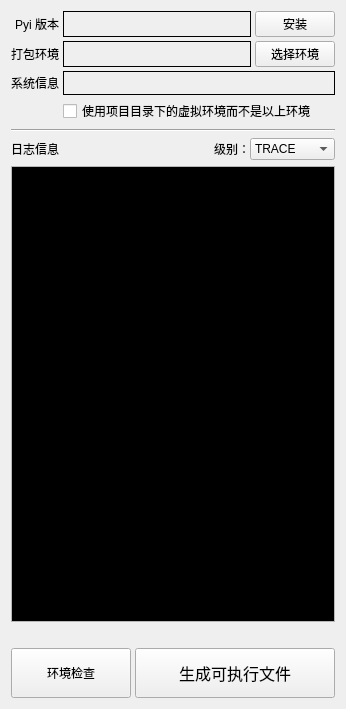
      <widget class="QWidget" name="layoutWidget">
       <layout class="QVBoxLayout" name="verticalLayout_6">
        <item>
         <layout class="QGridLayout" name="gridLayout_2">
          <property name="spacing">
           <number>4</number>
          </property>
          <item row="0" column="0">
           <widget class="QLabel" name="label_16">
            <property name="toolTip">
             <string>所选PYTHON环境下的 Pyinstaller 的版本信息。</string>
            </property>
            <property name="text">
             <string>Pyi 版本</string>
            </property>
            <property name="alignment">
             <set>Qt::AlignRight|Qt::AlignTrailing|Qt::AlignVCenter</set>
            </property>
           </widget>
          </item>
          <item row="0" column="1">
           <layout class="QHBoxLayout" name="horizontalLayout_2" stretch="9,0">
            <item>
             <widget class="QLabel" name="lb_pyi_info">
              <property name="toolTip">
               <string>所选PYTHON环境下的 Pyinstaller 的版本信息。</string>
              </property>
              <property name="frameShape">
               <enum>QFrame::Box</enum>
              </property>
             </widget>
            </item>
            <item>
             <widget class="QPushButton" name="pb_reinstall_pyi">
              <property name="toolTip">
               <string>在当前选择的PYTHON环境中安装或重新安装 Pyinstaller 。</string>
              </property>
              <property name="text">
               <string>安装</string>
              </property>
             </widget>
            </item>
           </layout>
          </item>
          <item row="1" column="0">
           <widget class="QLabel" name="label_6">
            <property name="toolTip">
             <string>选择在不同PYTHON环境中将程序打包成可执行文件。
如果可选条目为空，需要先在&quot;包管理器&quot;中添加本机PYTHON环境。
选择不同PYTHON环境时，在该环境中也应安装运行项目所需的所有模块。</string>
            </property>
            <property name="text">
             <string>打包环境</string>
            </property>
            <property name="alignment">
             <set>Qt::AlignRight|Qt::AlignTrailing|Qt::AlignVCenter</set>
            </property>
           </widget>
          </item>
          <item row="1" column="1">
           <layout class="QHBoxLayout" name="horizontalLayout" stretch="9,0">
            <item>
             <widget class="QLabel" name="lb_py_info">
              <property name="toolTip">
               <string>当前选择的PYTHON环境的版本信息。
选择不同 Python 环境时，在该环境中也应安装运行项目所需的所有模块。</string>
              </property>
              <property name="frameShape">
               <enum>QFrame::Box</enum>
              </property>
             </widget>
            </item>
            <item>
             <widget class="QPushButton" name="pb_select_py_env">
              <property name="toolTip">
               <string>选择在不同PYTHON环境中将程序打包成可执行文件。
如果可选条目为空，需要先在&quot;包管理器&quot;中添加本机PYTHON环境。
选择不同PYTHON环境时，在该环境中也应安装运行项目所需的所有模块。</string>
              </property>
              <property name="text">
               <string>选择环境</string>
              </property>
             </widget>
            </item>
           </layout>
          </item>
          <item row="2" column="0">
           <widget class="QLabel" name="label_15">
            <property name="toolTip">
             <string>操作系统的版本信息。</string>
            </property>
            <property name="text">
             <string>系统信息</string>
            </property>
            <property name="alignment">
             <set>Qt::AlignRight|Qt::AlignTrailing|Qt::AlignVCenter</set>
            </property>
           </widget>
          </item>
          <item row="2" column="1">
           <widget class="QLabel" name="lb_platform_info">
            <property name="minimumSize">
             <size>
              <width>0</width>
              <height>24</height>
             </size>
            </property>
            <property name="toolTip">
             <string>操作系统的版本信息。</string>
            </property>
            <property name="frameShape">
             <enum>QFrame::Box</enum>
            </property>
           </widget>
          </item>
          <item row="3" column="1">
           <widget class="QCheckBox" name="cb_prioritize_venv">
            <property name="text">
             <string>使用项目目录下的虚拟环境而不是以上环境</string>
            </property>
           </widget>
          </item>
         </layout>
        </item>
        <item>
         <widget class="Line" name="line_5">
          <property name="orientation">
           <enum>Qt::Horizontal</enum>
          </property>
         </widget>
        </item>
        <item>
         <layout class="QVBoxLayout" name="verticalLayout_16">
          <item>
           <layout class="QHBoxLayout" name="horizontalLayout_17" stretch="9,0">
            <item>
             <widget class="QLabel" name="label_5">
              <property name="toolTip">
               <string>打包时输出的流程信息，包含一些用于分析打包问题的信息。</string>
              </property>
              <property name="text">
               <string>日志信息</string>
              </property>
             </widget>
            </item>
            <item>
             <layout class="QHBoxLayout" name="horizontalLayout_8">
              <property name="spacing">
               <number>0</number>
              </property>
              <item>
               <widget class="QLabel" name="label_18">
                <property name="toolTip">
                 <string>打包程序时输出的流程信息的详细程度，越靠前越详细，默认INFO。</string>
                </property>
                <property name="text">
                 <string>级别：</string>
                </property>
               </widget>
              </item>
              <item>
               <widget class="QComboBox" name="cb_log_level">
                <property name="toolTip">
                 <string>打包程序时输出的流程信息的详细程度，越靠前越详细，默认INFO。</string>
                </property>
                <item>
                 <property name="text">
                  <string>TRACE</string>
                 </property>
                </item>
                <item>
                 <property name="text">
                  <string>DEBUG</string>
                 </property>
                </item>
                <item>
                 <property name="text">
                  <string>INFO</string>
                 </property>
                </item>
                <item>
                 <property name="text">
                  <string>WARN</string>
                 </property>
                </item>
                <item>
                 <property name="text">
                  <string>ERROR</string>
                 </property>
                </item>
                <item>
                 <property name="text">
                  <string>CRITICAL</string>
                 </property>
                </item>
               </widget>
              </item>
             </layout>
            </item>
           </layout>
          </item>
          <item>
           <widget class="QTextEdit" name="te_pyi_out_stream">
            <property name="minimumSize">
             <size>
              <width>0</width>
              <height>456</height>
             </size>
            </property>
            <property name="palette">
             <palette>
              <active>
               <colorrole role="Text">
                <brush brushstyle="SolidPattern">
                 <color alpha="255">
                  <red>255</red>
                  <green>255</green>
                  <blue>255</blue>
                 </color>
                </brush>
               </colorrole>
               <colorrole role="Base">
                <brush brushstyle="SolidPattern">
                 <color alpha="255">
                  <red>0</red>
                  <green>0</green>
                  <blue>0</blue>
                 </color>
                </brush>
               </colorrole>
               <colorrole role="PlaceholderText">
                <brush brushstyle="SolidPattern">
                 <color alpha="128">
                  <red>255</red>
                  <green>255</green>
                  <blue>255</blue>
                 </color>
                </brush>
               </colorrole>
              </active>
              <inactive>
               <colorrole role="Text">
                <brush brushstyle="SolidPattern">
                 <color alpha="255">
                  <red>255</red>
                  <green>255</green>
                  <blue>255</blue>
                 </color>
                </brush>
               </colorrole>
               <colorrole role="Base">
                <brush brushstyle="SolidPattern">
                 <color alpha="255">
                  <red>0</red>
                  <green>0</green>
                  <blue>0</blue>
                 </color>
                </brush>
               </colorrole>
               <colorrole role="PlaceholderText">
                <brush brushstyle="SolidPattern">
                 <color alpha="128">
                  <red>255</red>
                  <green>255</green>
                  <blue>255</blue>
                 </color>
                </brush>
               </colorrole>
              </inactive>
              <disabled>
               <colorrole role="Text">
                <brush brushstyle="SolidPattern">
                 <color alpha="255">
                  <red>120</red>
                  <green>120</green>
                  <blue>120</blue>
                 </color>
                </brush>
               </colorrole>
               <colorrole role="Base">
                <brush brushstyle="SolidPattern">
                 <color alpha="255">
                  <red>240</red>
                  <green>240</green>
                  <blue>240</blue>
                 </color>
                </brush>
               </colorrole>
               <colorrole role="PlaceholderText">
                <brush brushstyle="SolidPattern">
                 <color alpha="128">
                  <red>0</red>
                  <green>0</green>
                  <blue>0</blue>
                 </color>
                </brush>
               </colorrole>
              </disabled>
             </palette>
            </property>
            <property name="contextMenuPolicy">
             <enum>Qt::NoContextMenu</enum>
            </property>
            <property name="lineWrapMode">
             <enum>QTextEdit::NoWrap</enum>
            </property>
            <property name="readOnly">
             <bool>true</bool>
            </property>
           </widget>
          </item>
         </layout>
        </item>
        <item>
         <layout class="QHBoxLayout" name="horizontalLayout_4" stretch="0,1">
          <item>
           <widget class="QLabel" name="lb_running_gif">
            <property name="alignment">
             <set>Qt::AlignRight|Qt::AlignTrailing|Qt::AlignVCenter</set>
            </property>
           </widget>
          </item>
          <item>
           <widget class="QLabel" name="lb_running_tip"/>
          </item>
         </layout>
        </item>
        <item>
         <layout class="QHBoxLayout" name="horizontalLayout_18" stretch="1,2">
          <property name="spacing">
           <number>4</number>
          </property>
          <item>
           <widget class="QPushButton" name="pb_check_imports">
            <property name="minimumSize">
             <size>
              <width>120</width>
              <height>50</height>
             </size>
            </property>
            <property name="palette">
             <palette>
              <active>
               <colorrole role="ButtonText">
                <brush brushstyle="SolidPattern">
                 <color alpha="255">
                  <red>255</red>
                  <green>0</green>
                  <blue>0</blue>
                 </color>
                </brush>
               </colorrole>
              </active>
              <inactive>
               <colorrole role="ButtonText">
                <brush brushstyle="SolidPattern">
                 <color alpha="255">
                  <red>0</red>
                  <green>0</green>
                  <blue>0</blue>
                 </color>
                </brush>
               </colorrole>
              </inactive>
              <disabled>
               <colorrole role="ButtonText">
                <brush brushstyle="SolidPattern">
                 <color alpha="255">
                  <red>120</red>
                  <green>120</green>
                  <blue>120</blue>
                 </color>
                </brush>
               </colorrole>
              </disabled>
             </palette>
            </property>
            <property name="toolTip">
             <string>检查程序运行所需的所有模块是否在已选的 Python 环境中安装。</string>
            </property>
            <property name="text">
             <string>环境检查</string>
            </property>
           </widget>
          </item>
          <item>
           <widget class="QPushButton" name="pb_gen_executable">
            <property name="minimumSize">
             <size>
              <width>200</width>
              <height>50</height>
             </size>
            </property>
            <property name="palette">
             <palette>
              <active>
               <colorrole role="ButtonText">
                <brush brushstyle="SolidPattern">
                 <color alpha="255">
                  <red>0</red>
                  <green>0</green>
                  <blue>255</blue>
                 </color>
                </brush>
               </colorrole>
              </active>
              <inactive>
               <colorrole role="ButtonText">
                <brush brushstyle="SolidPattern">
                 <color alpha="255">
                  <red>0</red>
                  <green>0</green>
                  <blue>0</blue>
                 </color>
                </brush>
               </colorrole>
              </inactive>
              <disabled>
               <colorrole role="ButtonText">
                <brush brushstyle="SolidPattern">
                 <color alpha="255">
                  <red>120</red>
                  <green>120</green>
                  <blue>120</blue>
                 </color>
                </brush>
               </colorrole>
              </disabled>
             </palette>
            </property>
            <property name="font">
             <font>
              <family>Microsoft YaHei UI</family>
              <pointsize>12</pointsize>
             </font>
            </property>
            <property name="toolTip">
             <string>将 Python 程序及所选资源文件打包成 .exe 文件。</string>
            </property>
            <property name="text">
             <string>生成可执行文件</string>
            </property>
           </widget>
          </item>
         </layout>
        </item>
       </layout>
      </widget>
